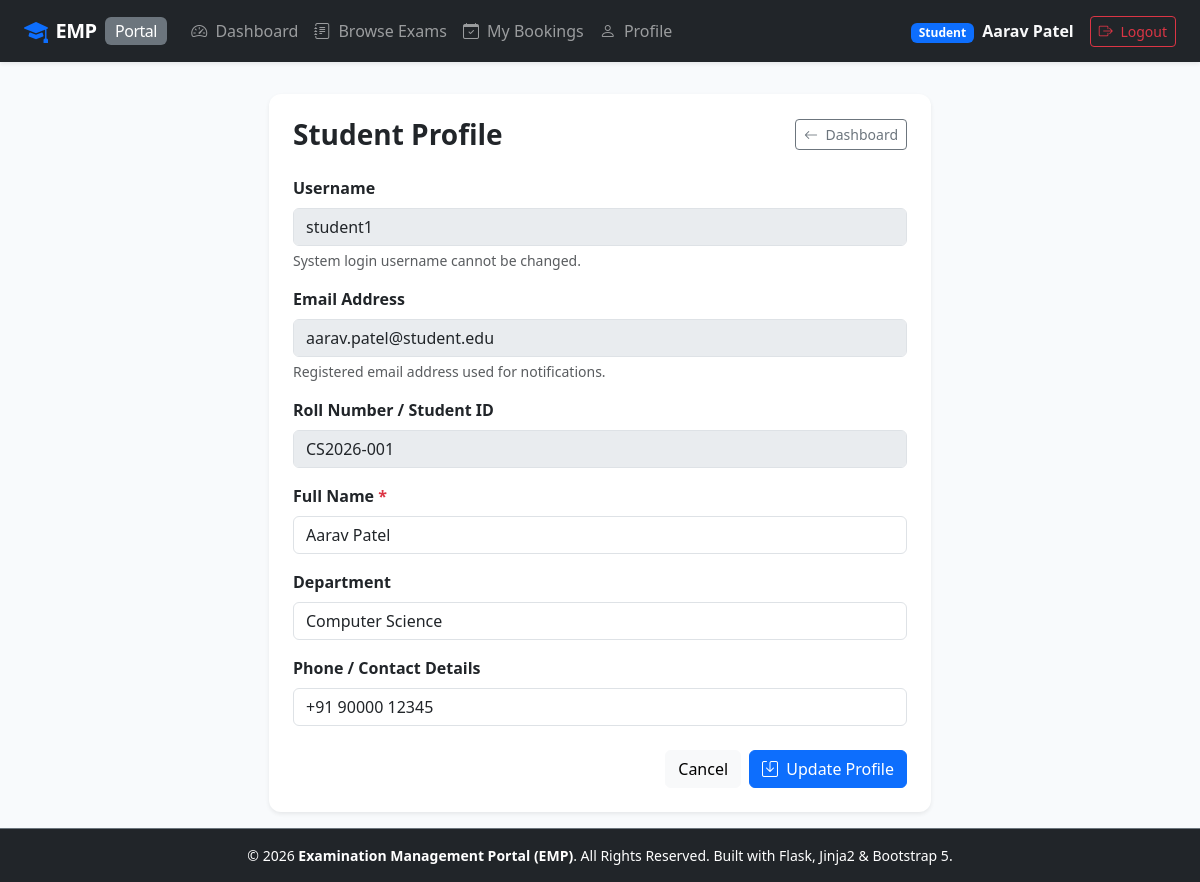
Screenshot of /student/profile (signed in) with the database file from the repository.
### app/models.py (models this page shows, shortened)
class User(UserMixin, db.Model):
    __tablename__ = 'users'
    id = db.Column(db.Integer, primary_key=True)
    username = db.Column(db.String(80), unique=True, nullable=False, index=True)
    email = db.Column(db.String(120), unique=True, nullable=False, index=True)
    password_hash = db.Column(db.String(255), nullable=False)
    role = db.Column(db.String(20), nullable=False) # 'admin', 'examiner', 'student'
    full_name = db.Column(db.String(120), nullable=False)
    created_at = db.Column(db.DateTime, default=datetime.utcnow)
    examiner_profile = db.relationship('ExaminerProfile', backref='user', uselist=False, cascade='all, delete-orphan')
    student_profile = db.relationship('StudentProfile', backref='user', uselist=False, cascade='all, delete-orphan')
    created_slots = db.relationship('ExaminationSlot', backref='examiner', lazy='dynamic')
    student_bookings = db.relationship('Booking', backref='student', lazy='dynamic')
    evaluations_given = db.relationship('Evaluation', backref='examiner', lazy='dynamic')
    @property
    def is_admin(self):
        return self.role == 'admin'
    @property
    def is_examiner(self):
        return self.role == 'examiner'
    @property
    def is_student(self):
        return self.role == 'student'

class StudentProfile(db.Model):
    __tablename__ = 'student_profiles'
    id = db.Column(db.Integer, primary_key=True)
    user_id = db.Column(db.Integer, db.ForeignKey('users.id', ondelete='CASCADE'), unique=True, nullable=False)
    roll_no = db.Column(db.String(50), unique=True, nullable=False, index=True)
    department = db.Column(db.String(120), nullable=False, default='Computer Science')
    contact_details = db.Column(db.String(120), nullable=True)
    created_at = db.Column(db.DateTime, default=datetime.utcnow)

### app/student/routes.py (the view, shortened to what this page needs)
@student_bp.route('/profile', methods=['GET', 'POST'])
@student_required
def profile():
    student_prof = current_user.student_profile
    return render_template('student/profile.html', student=student_prof)

### app/__init__.py (called while the page is built)
@login_manager.user_loader
def load_user(user_id):
    return db.session.get(User, int(user_id))

### app/student/routes.py (called while the page is built)
def student_required(f):
    @wraps(f)
    @login_required
    def decorated_function(*args, **kwargs):
        if not current_user.is_student:
            flash('Access denied. Student privileges required.', 'danger')
            return redirect(url_for('index'))
        return f(*args, **kwargs)
    return decorated_function

### app/templates/student/profile.html (shortened to what this page needs)
{% extends "base.html" %}
{% block content %}
<div class="row justify-content-center">
    <div class="col-md-7">
        <div class="card shadow-sm border-0 p-4">
            <div class="d-flex justify-content-between align-items-center mb-4">
                <h3 class="fw-bold mb-0">Student Profile</h3>
                <a href="{{ url_for('student.dashboard') }}" class="btn btn-outline-secondary btn-sm">
                    <i class="bi bi-arrow-left me-1"></i> Dashboard
                </a>
            </div>
            <form method="POST">
                <div class="mb-3">
                    <label class="form-label fw-semibold">Username</label>
                    <input type="text" class="form-control" value="{{ current_user.username }}" disabled>
                    <div class="form-text">System login username cannot be changed.</div>
                </div>
                <div class="mb-3">
                    <label class="form-label fw-semibold">Email Address</label>
                    <input type="email" class="form-control" value="{{ current_user.email }}" disabled>
                    <div class="form-text">Registered email address used for notifications.</div>
                </div>
                <div class="mb-3">
                    <label class="form-label fw-semibold">Roll Number / Student ID</label>
                    <input type="text" class="form-control" value="{{ student.roll_no if student else 'N/A' }}" disabled>
                </div>
                <div class="mb-3">
                    <label for="full_name" class="form-label fw-semibold">Full Name <span class="text-danger">*</span></label>
                    <input type="text" class="form-control" id="full_name" name="full_name" value="{{ current_user.full_name }}" required>
                </div>
                <div class="mb-3">
                    <label for="department" class="form-label fw-semibold">Department</label>
                    <input type="text" class="form-control" id="department" name="department" value="{{ student.department if student else '' }}" placeholder="e.g. Computer Science">
                </div>
                <div class="mb-4">
                    <label for="contact_details" class="form-label fw-semibold">Phone / Contact Details</label>
                    <input type="text" class="form-control" id="contact_details" name="contact_details" value="{{ student.contact_details if student else '' }}" placeholder="e.g. +91 9876543210">
                </div>
                <div class="d-flex justify-content-end gap-2">
                    <a href="{{ url_for('student.dashboard') }}" class="btn btn-light">Cancel</a>
                    <button type="submit" class="btn btn-primary">
                        <i class="bi bi-save me-1"></i> Update Profile
                    </button>
                </div>
            </form>
        </div>
    </div>
</div>
{% endblock %}

### app/templates/base.html (shortened to what this page needs)
<!DOCTYPE html>
<html lang="en">
<head>
    <link href="https://cdn.jsdelivr.net/npm/bootstrap@5.3.3/dist/css/bootstrap.min.css" rel="stylesheet">
    <link href="https://cdn.jsdelivr.net/npm/bootstrap-icons@1.11.3/font/bootstrap-icons.min.css" rel="stylesheet">
    <link href="{{ url_for('static', filename='css/custom.css') }}" rel="stylesheet">
</head>
<body>
    <nav class="navbar navbar-expand-lg navbar-dark bg-dark sticky-top shadow-sm">
        <div class="container-fluid px-lg-4">
            <a class="navbar-brand d-flex align-items-center" href="{{ url_for('index') }}">
                <i class="bi bi-mortarboard-fill text-primary me-2 fs-4"></i>
                <span class="fw-bold">EMP</span>
                <span class="badge bg-secondary ms-2 fs-6 fw-normal d-none d-sm-inline">Portal</span>
            </a>
            <div class="collapse navbar-collapse" id="navbarMain">
                <ul class="navbar-nav me-auto mb-2 mb-lg-0">
                    {% if current_user.is_authenticated %}
                        {% if current_user.is_admin %}
                            <li class="nav-item">
                                <a class="nav-link" href="{{ url_for('admin.dashboard') }}"><i class="bi bi-speedometer2 me-1"></i> Dashboard</a>
                            </li>
                            <li class="nav-item">
                                <a class="nav-link" href="{{ url_for('admin.courses') }}"><i class="bi bi-book me-1"></i> Courses</a>
                            </li>
                            <li class="nav-item">
                                <a class="nav-link" href="{{ url_for('admin.examinations') }}"><i class="bi bi-journal-check me-1"></i> Examinations</a>
                            </li>
                            <li class="nav-item">
                                <a class="nav-link" href="{{ url_for('admin.examiners') }}"><i class="bi bi-person-badge me-1"></i> Examiners</a>
                            </li>
                            <li class="nav-item">
                                <a class="nav-link" href="{{ url_for('admin.slots') }}"><i class="bi bi-calendar-event me-1"></i> Slots</a>
                            </li>
                            <li class="nav-item">
                                <a class="nav-link" href="{{ url_for('admin.bookings') }}"><i class="bi bi-bookmark-check me-1"></i> Bookings</a>
                            </li>
                            <li class="nav-item">
                                <a class="nav-link" href="{{ url_for('admin.search') }}"><i class="bi bi-search me-1"></i> Search</a>
                            </li>
                        {% elif current_user.is_student %}
                            <li class="nav-item">
                                <a class="nav-link" href="{{ url_for('student.dashboard') }}"><i class="bi bi-speedometer2 me-1"></i> Dashboard</a>
                            </li>
                            <li class="nav-item">
                                <a class="nav-link" href="{{ url_for('student.examinations') }}"><i class="bi bi-journal-text me-1"></i> Browse Exams</a>
                            </li>
                            <li class="nav-item">
                                <a class="nav-link" href="{{ url_for('student.bookings') }}"><i class="bi bi-calendar-check me-1"></i> My Bookings</a>
                            </li>
                            <li class="nav-item">
                                <a class="nav-link" href="{{ url_for('student.profile') }}"><i class="bi bi-person me-1"></i> Profile</a>
                            </li>
                        {% endif %}
                    {% else %}
                        <li class="nav-item">
                            <a class="nav-link" href="{{ url_for('index') }}"><i class="bi bi-house-door me-1"></i> Home</a>
                        </li>
                    {% endif %}
                </ul>
                <ul class="navbar-nav ms-auto align-items-center">
                    {% if current_user.is_authenticated %}
                        <li class="nav-item me-3 text-light">
                            <span class="badge bg-primary me-1">{{ current_user.role|capitalize }}</span>
                            <span class="fw-semibold">{{ current_user.full_name }}</span>
                        </li>
                        <li class="nav-item">
                            <a class="btn btn-outline-danger btn-sm" href="{{ url_for('auth.logout') }}">
                                <i class="bi bi-box-arrow-right me-1"></i> Logout
                            </a>
                        </li>
                    {% endif %}
                </ul>
            </div>
        </div>
    </nav>
    <main class="main-content container-fluid px-lg-4 py-3">
        {% block content %}{% endblock %}
    </main>
    <footer class="bg-dark text-white text-center py-3 mt-auto border-top border-secondary">
        <div class="container-fluid">
            <p class="mb-0 small text-light-50">
                &copy; 2026 <strong>Examination Management Portal (EMP)</strong>. All Rights Reserved. Built with Flask, Jinja2 & Bootstrap 5.
            </p>
        </div>
    </footer>
</body>
</html>

### app/static/css/custom.css (style rules this page uses)
:root { --primary-color: #1e3a8a; --primary-dark: #0f172a; --accent-color: #3b82f6; --success-color: #059669; --warning-color: #d97706; --danger-color: #dc2626; --card-shadow: 0 4px 6px -1px rgba(0, 0, 0, 0.1), 0 2px 4px -1px rgba(0, 0, 0, 0.06); }
body { background-color: #f8fafc; font-family: system-ui, -apple-system, "Segoe UI", Roboto, "Helvetica Neue", Arial, sans-serif; color: #1e293b; min-height: 100vh; display: flex; flex-direction: column; }
.main-content { flex: 1; }
.navbar-brand { font-weight: 700; letter-spacing: -0.5px; }
.card { border: none; border-radius: 0.75rem; box-shadow: var(--card-shadow); transition: transform 0.15s ease-in-out, box-shadow 0.15s ease-in-out; }

### rows the page displays
User: role "Student", full_name "Aarav Patel", username "student1", email "aarav.patel@student.edu"
StudentProfile: roll_no "CS2026-001", department "Computer Science", contact_details "+91 90000 12345"
